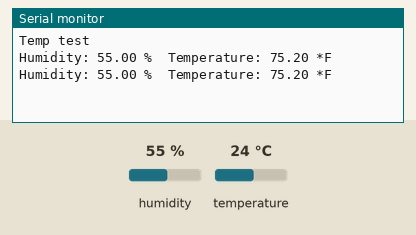
Simulated run of this sketch. Board: Arduino Uno, built with avr-gcc and run on an emulated ATmega328P. On the bench: the last lines printed to the serial monitor. The inputs (shaded band) are chosen by the test bench; at power-on: humidity 55 %, temperature 24 °C.

Above: at 3.8 s.
3.9 s: humidity set to 22 %
At 7.0 s:
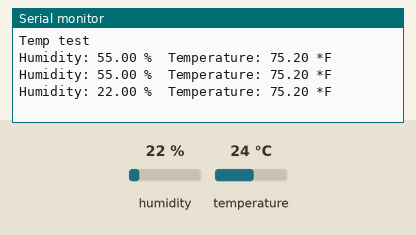
7.8 s: temperature set to 12 °C
At 9.5 s:
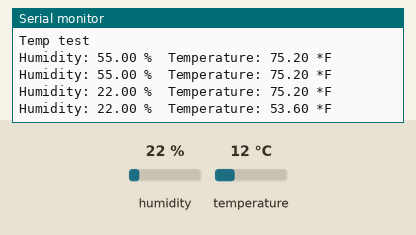
11.7 s: humidity set to 40 %
At 13.3 s:
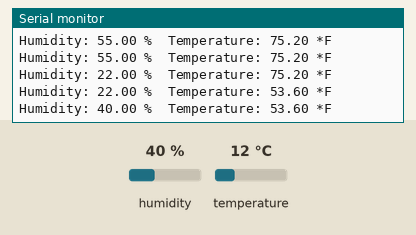
Timing chart, 0 to 14.8 s (numbered marks = the images above; inputs shaded):
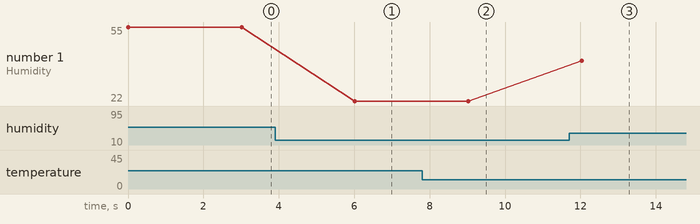

The sketch:

temp_sensor_.ino
```cpp
#include "DHT.h"
#define DHTPIN 3
#define DHTTYPE DHT21
DHT dht(DHTPIN, DHTTYPE);
void setup() {
 Serial.begin(9600);
 Serial.println("Temp test");
 dht.begin();
}
void loop() {
 float h = dht.readHumidity();
 float t = dht.readTemperature()*9/5 + 32;
 if (isnan(t) || isnan(h)) {+
   Serial.println("Failed to read from DHT");
 } else {
   Serial.print("Humidity: ");
   Serial.print(h);
   Serial.print(" %\t");
   Serial.print("Temperature: ");
   Serial.print(t);
   Serial.println(" *F");
   delay(3000);
 }
}
```

Measured:
- after the input at 3.9 s, the serial monitor: prints a new line after 2.1 s (image 1)
- after the input at 7.8 s, the serial monitor: prints a new line after 1.2 s (image 2)
- after the input at 11.7 s, the serial monitor: prints a new line after 0.33 s (image 3)
- plotted number 1: 55 → 22 after the input at 3.9 s, 22 → 40 after the input at 11.7 s
